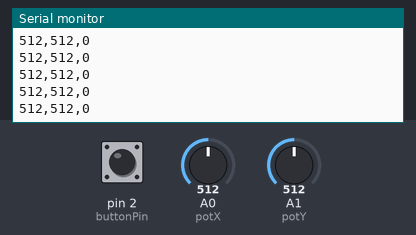
Bench run of a sketch on a simulated Arduino Uno, built with avr-gcc and run on an emulated ATmega328P. On the bench: the last lines printed to the serial monitor. The test bench sets the inputs (shaded band); at power-on: A0 (potX) = 512, A1 (potY) = 512, pin 2 (buttonPin) HIGH.

Above: at 1.2 s.
1.3 s: A0 (potX) set to 716
At 1.8 s:
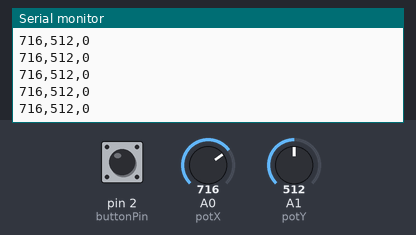
2.8 s: A1 (potY) set to 716
At 3.3 s:
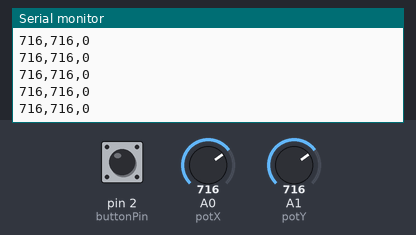
4.3 s: pin 2 (buttonPin) pulled LOW for 0.15 s
5.9 s: A0 (potX) set to 0
At 6.4 s:
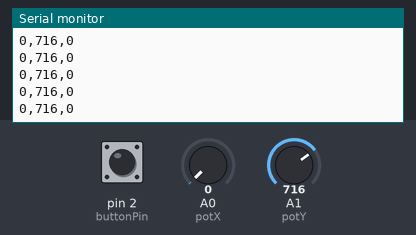
8.9 s: pin 2 (buttonPin) pulled LOW for 1 s
11.4 s: A0 (potX) set to 122
At 11.9 s:
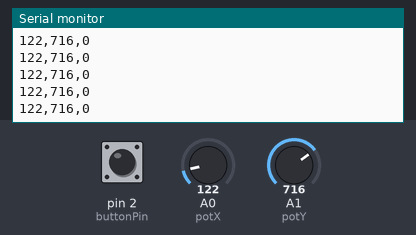
Timing chart, 0 to 14.4 s (numbered marks = the images above; inputs shaded):
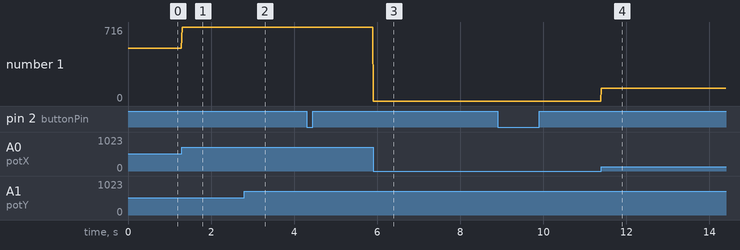

Measured:
- after the input at 1.3 s, the serial monitor: prints a new line at once (image 1)
- after the input at 2.8 s, the serial monitor: prints a new line at once (image 2)
- after the input at 5.9 s, the serial monitor: prints a new line at once (image 3)
- after the input at 11.4 s, the serial monitor: prints a new line at once (image 4)
- plotted number 1: 512 → 716 after the input at 1.3 s, 0 → 122 after the input at 11.4 s

The sketch:

Final_Project.ino
```cpp
// Arduino sketch for potentiometer-based Etch A Sketch with button toggle
const int potX = A0;
const int potY = A1;
const int buttonPin = 2;

int lastButtonState = HIGH;
unsigned long lastDebounceTime = 0;
unsigned long debounceDelay = 20;

void setup() {
  Serial.begin(115200);
  pinMode(buttonPin, INPUT_PULLUP);
}

void loop() {
  int xVal = analogRead(potX);
  int yVal = analogRead(potY);

  int reading = digitalRead(buttonPin);
  int btnState = LOW;

  if (reading != lastButtonState) {
    lastDebounceTime = millis();
  }

  if ((millis() - lastDebounceTime) > debounceDelay) {
    btnState = (reading == LOW) ? 1 : 0;  // Pressed = 1
  }

  lastButtonState = reading;

  Serial.print(xVal);
  Serial.print(",");
  Serial.print(yVal);
  Serial.print(",");
  Serial.println(btnState);

  delay(20); // Reduced update rate to prevent buffer overflow
}
```
